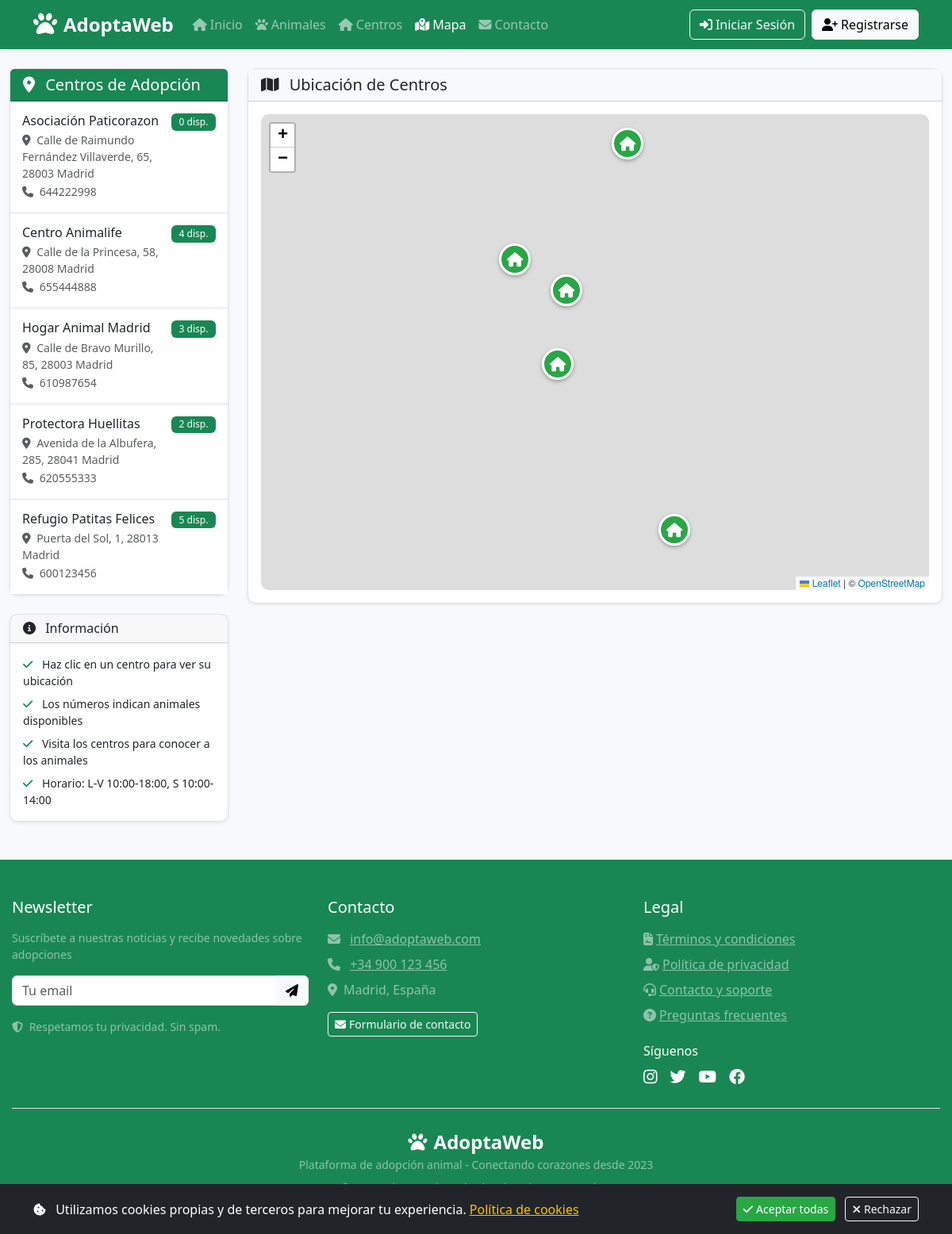
Screenshot of /mapa.php with the database file from the repository.
### tables this page shows
CREATE TABLE `centros` (
  `id_centro` int(11) NOT NULL,
  `nombre` varchar(150) NOT NULL,
  `direccion` varchar(255) DEFAULT NULL,
  `telefono` varchar(20) DEFAULT NULL,
  `email` varchar(150) DEFAULT NULL,
  `web` varchar(150) DEFAULT NULL,
  `fecha_alta` datetime DEFAULT current_timestamp(),
  `latitud` decimal(10,8) DEFAULT NULL,
  `longitud` decimal(10,8) DEFAULT NULL,
  `imagen_url` varchar(255) DEFAULT NULL
);

### mapa.php (the view, shortened to what this page needs)
<?php
require_once 'includes/config.php';
$stmt = $pdo->query("
    SELECT c.*,
           COUNT(a.id_animal) as total_animales,
           SUM(CASE WHEN a.estado = 'Disponible' THEN 1 ELSE 0 END) as disponibles
    FROM centros c
    LEFT JOIN animales a ON c.id_centro = a.id_centro
    GROUP BY c.id_centro
    ORDER BY c.nombre
");
$centros = $stmt->fetchAll();
?>
<!DOCTYPE html>
<html lang="es">
<head>
    <?php include 'includes/header.php'; ?>
    <link rel="stylesheet" href="https://unpkg.com/leaflet@1.9.4/dist/leaflet.css" />
</head>
<body>
    <?php include 'includes/navbar.php'; ?>
    <div class="container-fluid mt-4">
        <div class="row">
            <div class="col-lg-4 col-xl-3">
                <div class="card shadow-sm mb-4">
                    <div class="card-header bg-success text-white">
                        <h5 class="mb-0">
                            <i class="fas fa-map-marker-alt me-2"></i>
                            Centros de Adopción
                        </h5>
                    </div>
                    <div class="card-body p-0">
                        <div class="list-group list-group-flush" id="lista-centros">
                            <?php if (count($centros) > 0): ?>
                                <?php foreach ($centros as $centro):
                                    if ($centro['latitud'] && $centro['longitud']) {
                                        $lat = $centro['latitud'];
                                        $lng = $centro['longitud'];
                                    } else {
                                        $lat = 40.4168 + (rand(-50, 50) / 1000);
                                        $lng = -3.7038 + (rand(-50, 50) / 1000);
                                    }
                                ?>
                                <div class="list-group-item centro-item"
                                     data-id="<?= $centro['id_centro'] ?>"
                                     data-lat="<?= $lat ?>"
                                     data-lng="<?= $lng ?>"
                                     data-nombre="<?= htmlspecialchars($centro['nombre']) ?>"
                                     data-direccion="<?= htmlspecialchars($centro['direccion']) ?>"
                                     data-telefono="<?= htmlspecialchars($centro['telefono']) ?>"
                                     data-email="<?= htmlspecialchars($centro['email']) ?>"
                                     data-disponibles="<?= $centro['disponibles'] ?>"
                                     data-total="<?= $centro['total_animales'] ?>">
                                    <div class="d-flex justify-content-between align-items-start">
                                        <div class="me-2">
                                            <h6 class="mb-1"><?= htmlspecialchars($centro['nombre']) ?></h6>
                                            <small class="text-muted d-block">
                                                <i class="fas fa-map-marker-alt me-1"></i>
                                                <?= htmlspecialchars($centro['direccion']) ?>
                                            </small>
                                            <small class="text-muted">
                                                <i class="fas fa-phone me-1"></i>
                                                <?= htmlspecialchars($centro['telefono']) ?>
                                            </small>
                                        </div>
                                        <span class="badge bg-success">
                                            <?= $centro['disponibles'] ?> disp.
                                        </span>
                                    </div>
                                </div>
                                <?php endforeach; ?>
                            <?php endif; ?>
                        </div>
                    </div>
                </div>
                <div class="card shadow-sm">
                    <div class="card-header">
                        <h6 class="mb-0">
                            <i class="fas fa-info-circle me-2"></i>
                            Información
                        </h6>
                    </div>
                    <div class="card-body">
                        <p class="small mb-2">
                            <i class="fas fa-check text-success me-2"></i>
                            Haz clic en un centro para ver su ubicación
                        </p>
                        <p class="small mb-2">
                            <i class="fas fa-check text-success me-2"></i>
                            Los números indican animales disponibles
                        </p>
                        <p class="small mb-2">
                            <i class="fas fa-check text-success me-2"></i>
                            Visita los centros para conocer a los animales
                        </p>
                        <p class="small mb-0">
                            <i class="fas fa-check text-success me-2"></i>
                            Horario: L-V 10:00-18:00, S 10:00-14:00
                        </p>
                    </div>
                </div>
            </div>
            <div class="col-lg-8 col-xl-9">
                <div class="card shadow-sm">
                    <div class="card-header bg-light">
                        <h5 class="mb-0">
                            <i class="fas fa-map me-2"></i>
                            Ubicación de Centros
                        </h5>
                    </div>
                    <div class="card-body p-3">
                        <div id="mapa"></div>
                    </div>
                </div>
            </div>
        </div>
    </div>
    <?php include 'includes/footer.php'; ?>
</body>
</html>

### css/styles.css (style rules this page uses)
:root { --primary-color: #28a745; --secondary-color: #218838; --light-bg: #f8f9fa; --dark-bg: #343a40; }
body { font-family: 'Segoe UI', Tahoma, Geneva, Verdana, sans-serif; background-color: #f8f9fa; display: flex; flex-direction: column; min-height: 100vh; }
.card { border-radius: 10px; border: 1px solid #dee2e6; transition: transform 0.3s, box-shadow 0.3s; }
.badge { font-weight: 500; padding: 0.4em 0.8em; }

### mapa.php (style rules this page uses)
#mapa { height: 600px; border-radius: 10px; z-index: 1; }
.centro-item { cursor: pointer; transition: all 0.3s; border-left: 3px solid transparent; padding: 15px; }

### rows the page displays
centros: nombre "Asociación Paticorazon", direccion "Calle de Raimundo Fernández Villaverde, 65, 28003 Madrid", telefono "644222998", disponibles "0"
centros: nombre "Centro Animalife", direccion "Calle de la Princesa, 58, 28008 Madrid", telefono "655444888", disponibles "4"
centros: nombre "Hogar Animal Madrid", direccion "Calle de Bravo Murillo, 85, 28003 Madrid", telefono "610987654", disponibles "3"
centros: nombre "Protectora Huellitas", direccion "Avenida de la Albufera, 285, 28041 Madrid", telefono "620555333", disponibles "2"
centros: nombre "Refugio Patitas Felices", direccion "Puerta del Sol, 1, 28013 Madrid", telefono "600123456", disponibles "5"
